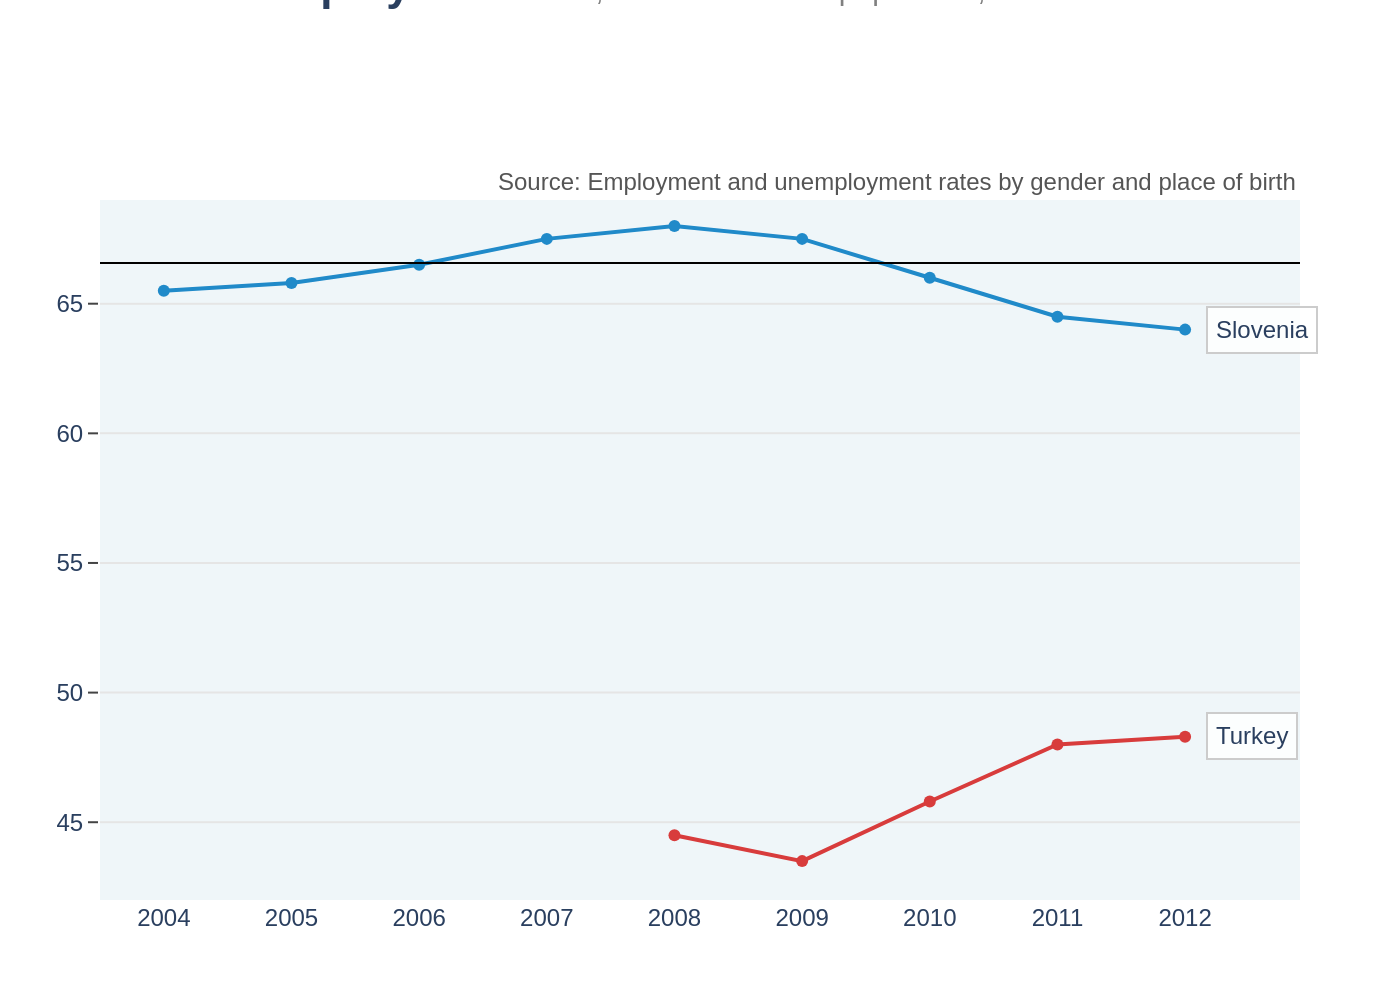

Write the Python code that produced this figure.
import sys
import json
import pathlib
import plotly.graph_objects as go

if len(sys.argv) != 2:
    print(f"Usage: python {pathlib.Path(__file__).name} <json_file_path>", file=sys.stderr)
    sys.exit(1)

json_path = pathlib.Path(sys.argv[1])
if not json_path.is_file():
    print(f"Error: File not found at {json_path}", file=sys.stderr)
    sys.exit(1)

with open(json_path, 'r', encoding='utf-8') as f:
    config = json.load(f)

fig = go.Figure()

for i, series in enumerate(config['chart_data']):
    fig.add_trace(go.Scatter(
        x=series['x'],
        y=series['y'],
        name=series['name'],
        mode='lines+markers',
        line=dict(color=config['colors'][i], width=2),
        marker=dict(color=config['colors'][i], size=6)
    ))

annotations = []
for series in config['chart_data']:
    annotations.append(go.layout.Annotation(
        x=series['x'][-1],
        y=series['y'][-1],
        text=series['name'],
        showarrow=False,
        xanchor='left',
        yanchor='middle',
        xshift=10,
        font=dict(family="Arial", size=12),
        bgcolor='rgba(255, 255, 255, 0.85)',
        borderpad=4,
        borderwidth=1,
        bordercolor='#cccccc'
    ))

annotations.append(go.layout.Annotation(
    text=config['texts']['source'],
    xref="paper", yref="paper",
    x=1.0, y=1.0,
    showarrow=False,
    xanchor="right", yanchor="bottom",
    font=dict(family="Arial", size=12, color='#555555')
))

fig.update_layout(
    font_family="Arial",
    title=dict(
        text=f"<b>{config['texts']['title']}</b><span style='font-size:15px;color:grey;'>  {config['texts']['subtitle']}</span>",
        x=0,
        y=1.0,
        xanchor='left',
        yanchor='bottom',
        font=dict(size=22)
    ),
    xaxis=dict(
        tickmode='array',
        tickvals=[2004, 2005, 2006, 2007, 2008, 2009, 2010, 2011, 2012],
        range=[2003.5, 2012.9],
        showgrid=False,
        zeroline=False,
        showline=False
    ),
    yaxis=dict(
        range=[42, 69],
        showgrid=True,
        gridcolor='#e5e5e5',
        zeroline=False,
        showline=False,
        ticks='outside',
        tickfont=dict(size=12)
    ),
    plot_bgcolor='#eff6f9',
    paper_bgcolor='white',
    showlegend=False,
    margin=dict(t=100, b=50, l=50, r=50),
    shapes=[
        dict(
            type='line',
            xref='paper', yref='paper',
            x0=0, y0=0.91, x1=1, y1=0.91,
            line=dict(color='black', width=1)
        )
    ],
    annotations=annotations
)

output_filename = json_path.with_suffix('.png').name
fig.write_image(output_filename, scale=2)
print(f"Chart saved to {output_filename}")
